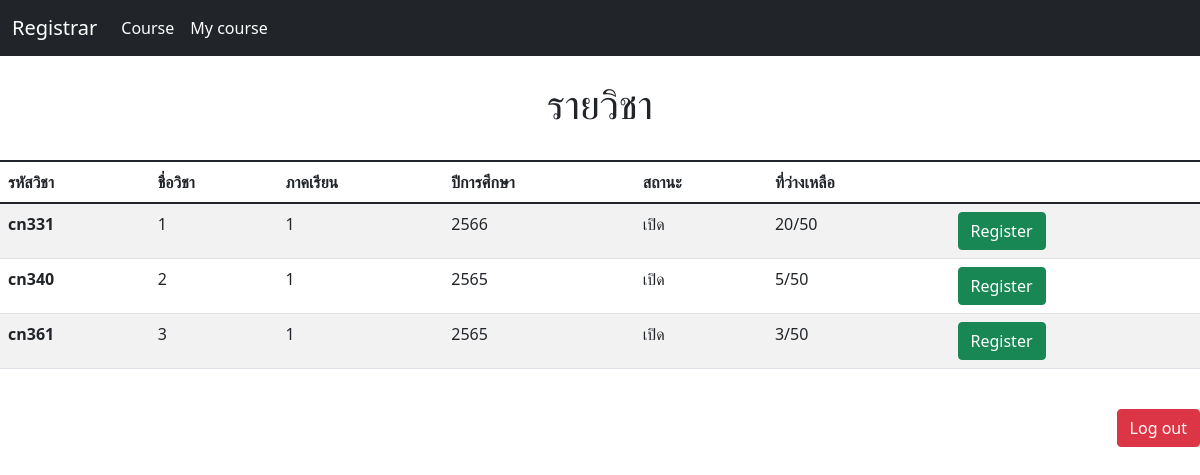
/quota/ (signed in), run on an earlier commit of the app's database.
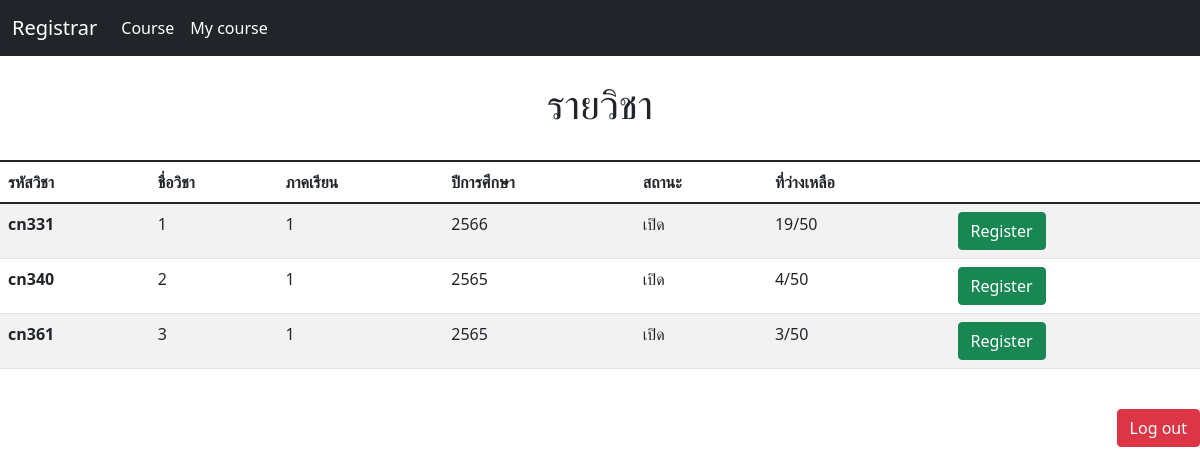
And on a later commit of the database.
### Register/models.py (models this page shows, shortened)
class Subject(models.Model):
    course = models.CharField(max_length=128)
    id_course = models.CharField(max_length=128)
    Semester = models.CharField(max_length=64)
    Year = models.IntegerField()
    quota = models.IntegerField(default=50)
    max_quota = models.PositiveIntegerField(default=50)
    is_open = models.BooleanField(default=True)
    students = models.ManyToManyField(Student, blank=True, related_name="Subject")

### Register/views.py (the view)
# urls.py: path('quota/', views.quota, name='quota'),
def quota(request):
    user = request.user
    student = get_object_or_404(Student, user=user)
    all_course = Subject.objects.all()
    return render(request, 'Register/quota.html',{
        "all_course": Subject.objects.exclude(students = student),
        'message': "กดลงวิชาไม่ได้เนื่องจากเต็ม",
        })

### Register/Templates/Register/quota.html (shortened to what this page needs)
{% extends "Register/base.html" %}
{% block body %}
<br>
    <div class="center">
        <h1>รายวิชา</h1>
    </div>
<br>
<table class="table table-striped table-hover" method="post">
    <thead>
        <tr>
            <th scope="col">รหัสวิชา</th>
            <th scope="col">ชื่อวิชา</th>
            <th scope="col">ภาคเรียน</th>
            <th scope="col">ปีการศึกษา</th>
            <th scope="col">สถานะ</th>
            <th scope="col">ที่ว่างเหลือ</th>
            <th scope="col"></th>
        </tr>
    </thead>
    <tbody>
    {% for course in all_course %}
        <tr>
            <th scope="row">{{course.course}}</th>
            <td>{{course.id_course}}</td>
            <td>{{course.Semester}}</td>
            <td>{{course.Year}}</td>
            {% if course.is_open %}
                <td>เปิด</td>
                <td>{{course.quota}}/{{course.max_quota}}</td>
                <form method="post" action="{% url 'add_student' course.id %}">
                    <td>
                        <button type="submit" class="btn btn-success">Register</button>
                    </td>
                </form>
            {% else %}
                <td>ปิด</td>
                <td>{{course.max_quota}}</td>
                <td>ไม่สามารถลงทะเบียนได้</td>
            {% endif %}
        </tr>
    {% endfor %}
    </tbody>
</table>
{% endblock %}

What changed in the data, as far as the page shows it:
changed Subject "cn331": quota "20" → "19"
changed Subject "cn340": quota "5" → "4"
